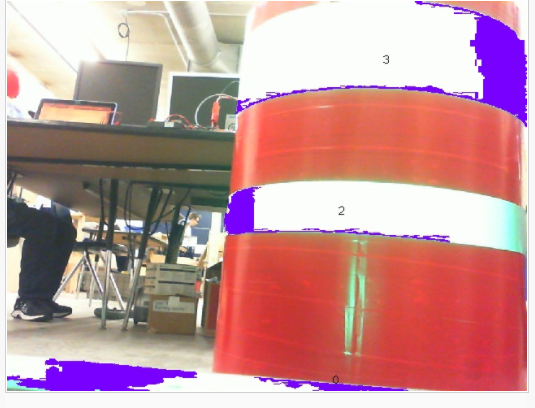
#> input picture max_saturation/mjpg_stream.png, 535 x 408 px
$ python -i grip.py   (imports and definitions only)   (older library calls are emulated)
#> lines starting #> are read from the running program, lines starting #| are printed output that depends on the picture; after the words box and inside, x2 and y2 are one past the last pixel; in counts of white or black regions, pixels touching at a corner belong together
import cv2
import numpy
import math
from enum import Enum

class GripPythonVI:
    """
    An OpenCV pipeline generated by GRIP.
    """

    def __init__(self):
        """initializes all values to presets or None if need to be set
        """

        self.__hsl_threshold_hue = [51.798561151079134, 92.90322580645162]
        self.__hsl_threshold_saturation = [0.0, 255.0]
        self.__hsl_threshold_luminance = [208.44134369923415, 254.89176570458406]

        self.hsl_threshold_output = None

        self.__find_contours_input = self.hsl_threshold_output
        self.__find_contours_external_only = False

        self.find_contours_output = None

        self.__filter_contours_contours = self.find_contours_output
        self.__filter_contours_min_area = 1.0
        self.__filter_contours_min_perimeter = 1.0
        self.__filter_contours_min_width = 1.0
        self.__filter_contours_max_width = 1000.0
        self.__filter_contours_min_height = 0.0
        self.__filter_contours_max_height = 1200.0
        self.__filter_contours_solidity = [0, 100]
        self.__filter_contours_max_vertices = 1200.0
        self.__filter_contours_min_vertices = 100.0
        self.__filter_contours_min_ratio = 2.0
        self.__filter_contours_max_ratio = 1000.0

        self.filter_contours_output = None


    def process(self, source0):
        """
        Runs the pipeline and sets all outputs to new values.
        """
        # Step HSL_Threshold0:
        self.__hsl_threshold_input = source0
        (self.hsl_threshold_output) = self.__hsl_threshold(self.__hsl_threshold_input, self.__hsl_threshold_hue, self.__hsl_threshold_saturation, self.__hsl_threshold_luminance)

        # Step Find_Contours0:
        self.__find_contours_input = self.hsl_threshold_output
        (self.find_contours_output) = self.__find_contours(self.__find_contours_input, self.__find_contours_external_only)

        # Step Filter_Contours0:
        self.__filter_contours_contours = self.find_contours_output
        (self.filter_contours_output) = self.__filter_contours(self.__filter_contours_contours, self.__filter_contours_min_area, self.__filter_contours_min_perimeter, self.__filter_contours_min_width, self.__filter_contours_max_width, self.__filter_contours_min_height, self.__filter_contours_max_height, self.__filter_contours_solidity, self.__filter_contours_max_vertices, self.__filter_contours_min_vertices, self.__filter_contours_min_ratio, self.__filter_contours_max_ratio)


    @staticmethod
    def __hsl_threshold(input, hue, sat, lum):
        """Segment an image based on hue, saturation, and luminance ranges.
        Args:
            input: A BGR numpy.ndarray.
            hue: A list of two numbers the are the min and max hue.
            sat: A list of two numbers the are the min and max saturation.
            lum: A list of two numbers the are the min and max luminance.
        Returns:
            A black and white numpy.ndarray.
        """
        out = cv2.cvtColor(input, cv2.COLOR_BGR2HLS)
        return cv2.inRange(out, (hue[0], lum[0], sat[0]),  (hue[1], lum[1], sat[1]))

    @staticmethod
    def __find_contours(input, external_only):
        """Sets the values of pixels in a binary image to their distance to the nearest black pixel.
        Args:
            input: A numpy.ndarray.
            external_only: A boolean. If true only external contours are found.
        Return:
            A list of numpy.ndarray where each one represents a contour.
        """
        if(external_only):
            mode = cv2.RETR_EXTERNAL
        else:
            mode = cv2.RETR_LIST
        method = cv2.CHAIN_APPROX_SIMPLE
        im2, contours, hierarchy =cv2.findContours(input, mode=mode, method=method)
        return contours

    @staticmethod
    def __filter_contours(input_contours, min_area, min_perimeter, min_width, max_width,
                        min_height, max_height, solidity, max_vertex_count, min_vertex_count,
                        min_ratio, max_ratio):
        """Filters out contours that do not meet certain criteria.
        Args:
            input_contours: Contours as a list of numpy.ndarray.
            min_area: The minimum area of a contour that will be kept.
            min_perimeter: The minimum perimeter of a contour that will be kept.
            min_width: Minimum width of a contour.
            max_width: MaxWidth maximum width.
            min_height: Minimum height.
            max_height: Maximimum height.
            solidity: The minimum and maximum solidity of a contour.
            min_vertex_count: Minimum vertex Count of the contours.
            max_vertex_count: Maximum vertex Count.
            min_ratio: Minimum ratio of width to height.
            max_ratio: Maximum ratio of width to height.
        Returns:
            Contours as a list of numpy.ndarray.
        """
        output = []
        for contour in input_contours:
            x,y,w,h = cv2.boundingRect(contour)
            if (w < min_width or w > max_width):
                continue
            if (h < min_height or h > max_height):
                continue
            area = cv2.contourArea(contour)
            if (area < min_area):
                continue
            if (cv2.arcLength(contour, True) < min_perimeter):
                continue
            hull = cv2.convexHull(contour)
            solid = 100 * area / cv2.contourArea(hull)
            if (solid < solidity[0] or solid > solidity[1]):
                continue
            if (len(contour) < min_vertex_count or len(contour) > max_vertex_count):
                continue
            ratio = (float)(w) / h
            if (ratio < min_ratio or ratio > max_ratio):
                continue
            output.append(contour)
        return output

>>> import cv2
>>> picture = cv2.imread('mjpg_stream.png')
#> picture is the input picture: shape (408, 535, 3); mean B, G, R 151, 148.7, 195.7
>>> result = GripPythonVI().process(picture)
#> in __hsl_threshold, `out = cv2.cvtColor(input, cv2.COLOR_BGR2HLS)`: out: shape (408, 535, 3); mean of channels 0, 1, 2 45.7, 171, 118.9
#> in __hsl_threshold, `return cv2.inRange(out, (hue[0], lum[0], sat[0]),  (hue[1], lum[1], sa..`:
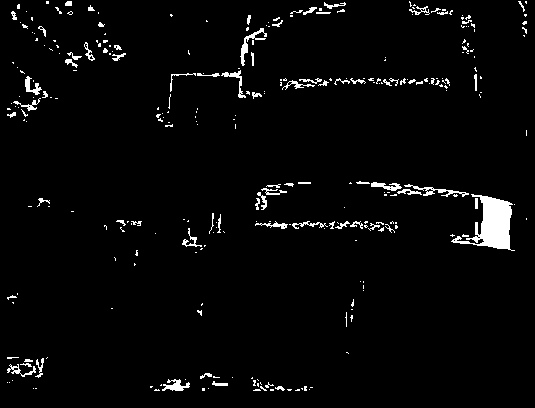
#> returned value: shape (408, 535); 3.1% white; 294 white regions (219 under 20 px), largest, box (x1, y1, x2, y2) and area: (451, 194, 515, 251) 1612, (240, 28, 267, 66) 219, (404, 184, 469, 197) 212
